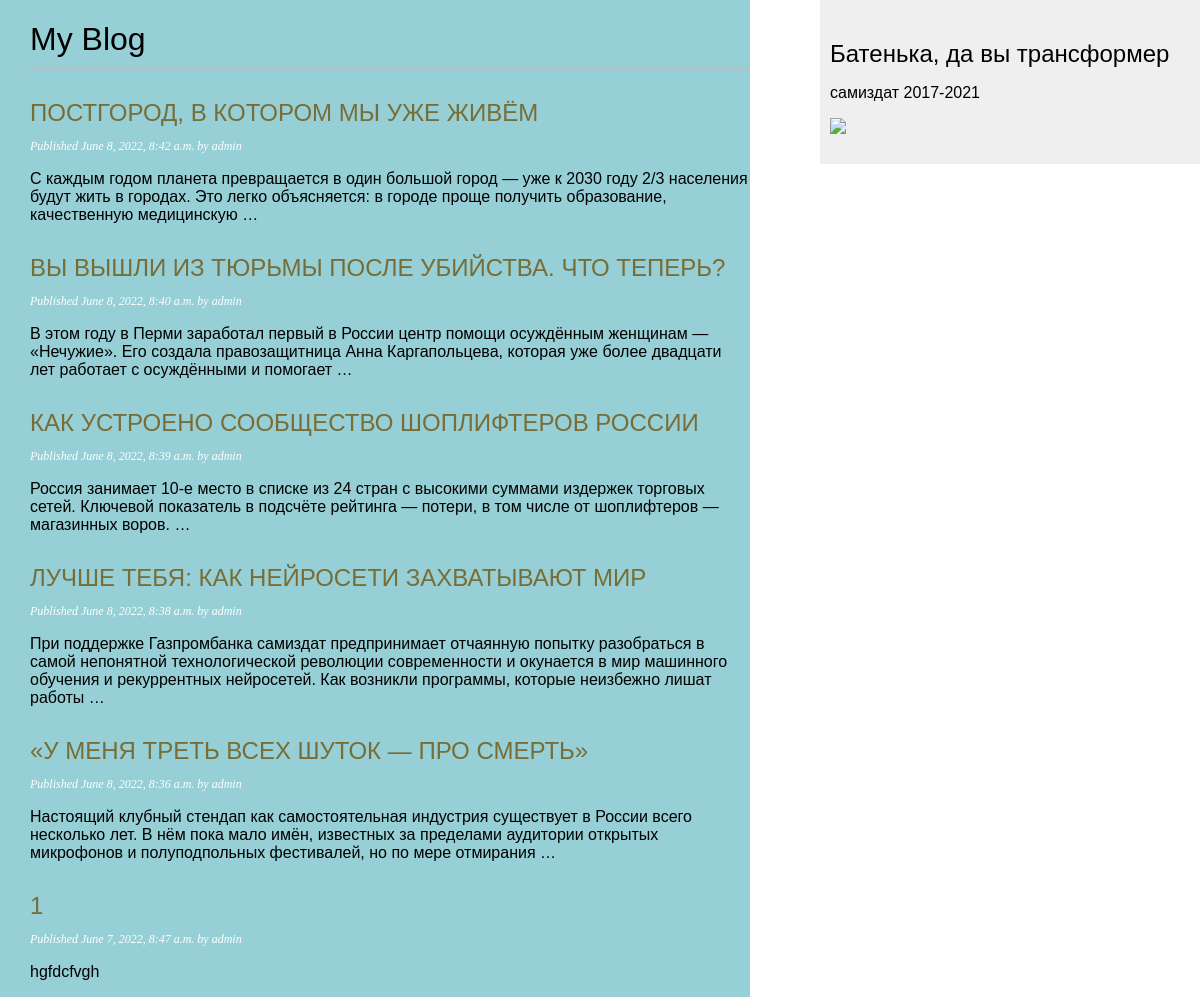
Screenshot of /blog/ with the database file from the repository.
### blog/models.py (models this page shows, shortened)
class Post(models.Model):
    class Status(models.TextChoices):
        DRAFT = 'DF', 'Draft'
        PUBLISHED = 'PB', 'Published'
    title = models.CharField(max_length=250)
    slug = models.SlugField(max_length=250)
    author = models.ForeignKey(User,
        on_delete=models.CASCADE,
        related_name='blog_posts')
    body = models.TextField()
    publish = models.DateTimeField(default=timezone.now)
    created = models.DateTimeField(auto_now_add=True)
    updated = models.DateTimeField(auto_now=True)
    status = models.CharField(max_length=2,
        choices=Status.choices,
        default=Status.DRAFT)
    objects = models.Manager() # The default manager.
    published = PublishedManager() # Our custom manager.
    class Meta:
        ordering = ['-publish']
        indexes = [
        models.Index(fields=['-publish']),
        ]

### blog/views.py (the view)
# urls.py: path('', views.post_list, name='post_list'),
def post_list(request):
    posts = Post.published.all()
    return render(request,
        'blog/post/list.html',
        {'posts': posts})

### blog/models.py (called while the page is built)
    def get_queryset(self):
        return super().get_queryset()\
.           filter(status=Post.Status.PUBLISHED)

### blog/templates/blog/post/list.html (shortened to what this page needs)
{% extends "blog/base.html" %}
{% block content %}
  <h1>My Blog</h1>
  {% for post in posts %}
    <h2>
      <a href="{% url 'blog:post_detail' post.id %}">
        {{ post.title }}
      </a>
    </h2>
    <p class="date">
      Published {{ post.publish }} by {{ post.author }}
    </p>
    {{ post.body|truncatewords:30|linebreaks }}
  {% endfor %}
{% endblock %}

### blog/static/css/blog.css (style rules this page uses)
body { margin:0; padding:0; font-family:helvetica, sans-serif; }
a { color:#786d36; text-decoration:none; }
h1 { font-weight:normal; border-bottom:1px solid #bbb; padding:0 0 10px 0; }
h2 { font-weight:normal; margin:30px 0 0; }
p.date { color: #ffffff; font-family: georgia, serif; font-size: 12px; font-style: italic; }

### rows the page displays
Post: title "ПОСТГОРОД, В КОТОРОМ МЫ УЖЕ ЖИВЁМ", publish "June 8, 2022, 8:42 a.m.", author "admin", body "С каждым годом планета превращается в один большой город — уже к 2030 году 2/3 населения будут жить в городах. Это легко объясняется: в городе проще получить образование, качественную медицинскую …"
Post: title "ВЫ ВЫШЛИ ИЗ ТЮРЬМЫ ПОСЛЕ УБИЙСТВА. ЧТО ТЕПЕРЬ?", publish "June 8, 2022, 8:40 a.m.", author "admin", body "В этом году в Перми заработал первый в России центр помощи осуждённым женщинам — «Нечужие». Его создала правозащитница Анна Каргапольцева, которая уже более двадцати лет работает с осуждёнными и помогает …"
Post: title "КАК УСТРОЕНО СООБЩЕСТВО ШОПЛИФТЕРОВ РОССИИ", publish "June 8, 2022, 8:39 a.m.", author "admin", body "Россия занимает 10-е место в списке из 24 стран с высокими суммами издержек торговых сетей. Ключевой показатель в подсчёте рейтинга — потери, в том числе от шоплифтеров — магазинных воров. …"
Post: title "ЛУЧШЕ ТЕБЯ: КАК НЕЙРОСЕТИ ЗАХВАТЫВАЮТ МИР", publish "June 8, 2022, 8:38 a.m.", author "admin", body "При поддержке Газпромбанка самиздат предпринимает отчаянную попытку разобраться в самой непонятной технологической революции современности и окунается в мир машинного обучения и рекуррентных нейросетей. Как возникли программы, которые неизбежно лишат работы …"
Post: title "«У МЕНЯ ТРЕТЬ ВСЕХ ШУТОК — ПРО СМЕРТЬ»", publish "June 8, 2022, 8:36 a.m.", author "admin", body "Настоящий клубный стендап как самостоятельная индустрия существует в России всего несколько лет. В нём пока мало имён, известных за пределами аудитории открытых микрофонов и полуподпольных фестивалей, но по мере отмирания …"
Post: title "1", publish "June 7, 2022, 8:47 a.m.", author "admin", body "hgfdcfvgh"
